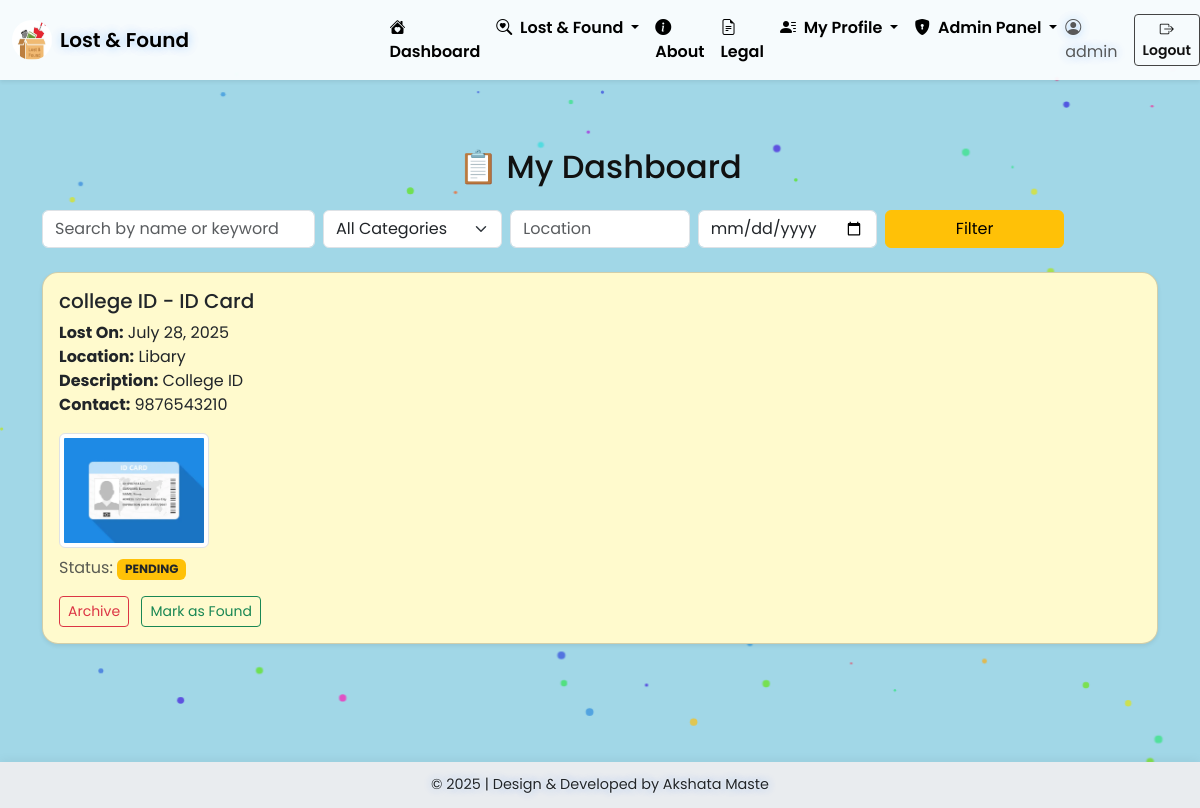
The app's page /dashboard/ (signed in) with its own data.
### myapp/models.py (models this page shows, shortened)
class LostItem(models.Model):
    CATEGORY_CHOICES = [
        ('electronics', 'Electronics'),
        ('clothing', 'Clothing'),
        ('stationery', 'Stationery'),
        ('id_card', 'ID Card'),
        ('accessories', 'Accessories'),
        ('others', 'Others'),
    ]
    user = models.ForeignKey(User, on_delete=models.CASCADE, related_name='lost_items')
    full_name = models.CharField(max_length=100)
    date_lost = models.DateField()
    location_lost = models.CharField(max_length=100)
    item_category = models.CharField(max_length=50, choices=CATEGORY_CHOICES)
    item_description = models.TextField()
    item_photo = models.ImageField(upload_to='lost_items/', blank=True, null=True)
    contact_info = models.CharField(max_length=50)
    is_found = models.BooleanField(default=False)
    found_timestamp = models.DateTimeField(null=True, blank=True)
    found_by = models.ForeignKey(
        User, null=True, blank=True,
        on_delete=models.SET_NULL,
        related_name='found_reports'
    )
    reported_at = models.DateTimeField(default=timezone.now)
    is_archived = models.BooleanField(default=False)
    class Meta:
        ordering = ['-reported_at']
        verbose_name = "Lost Item"
        verbose_name_plural = "Lost Items"

### myapp/views.py (the view)
# urls.py: path('dashboard/', dashboard, name='dashboard'),
@login_required
def dashboard(request):
    search_query = request.GET.get('q', '')
    category_filter = request.GET.get('category', '')
    location_filter = request.GET.get('location', '')
    date_filter = request.GET.get('date', '')
    items = LostItem.objects.filter(is_archived=False)
    if search_query:
        items = items.filter(
            Q(full_name__icontains=search_query) |
            Q(item_description__icontains=search_query) |
            Q(location_lost__icontains=search_query)
        )
    if category_filter:
        items = items.filter(item_category=category_filter)
    if location_filter:
        items = items.filter(location_lost__icontains=location_filter)
    if date_filter:
        items = items.filter(date_lost=date_filter)
    context = {
        'items': items,
        'category_choices': LostItem._meta.get_field('item_category').choices,
    }
    return render(request, 'dashboard/dashboard.html',context)

### templates/dashboard/dashboard.html (shortened to what this page needs)
{% extends 'base.html' %}
{% load static %}
{% block content %}
<div class="container py-5">
    <h2 class="text-center mb-4">📋 My Dashboard</h2>
    <form method="get" class="row mb-4 gx-2 gy-2">
        <div class="col-md-3">
            <input type="text" name="q" class="form-control" placeholder="Search by name or keyword" value="{{ request.GET.q }}">
        </div>
        <div class="col-md-2">
            <select name="category" class="form-select">
                <option value="">All Categories</option>
            </select>
        </div>
        <div class="col-md-2">
            <input type="text" name="location" class="form-control" placeholder="Location" value="{{ request.GET.location }}">
        </div>
        <div class="col-md-2">
            <input type="date" name="date" class="form-control" value="{{ request.GET.date }}">
        </div>
        <div class="col-md-2">
            <button class="btn btn-warning w-100" type="submit">Filter</button>
        </div>
    </form>
    {% for item in items %}
    <div class="card mb-3 shadow-sm" style="background-color: #fffacd;">
        <div class="card-body">
            <h5 class="card-title">{{ item.full_name }} - {{ item.get_item_category_display }}</h5>
            <p class="card-text">
                <strong>Lost On:</strong> {{ item.date_lost }}<br>
                <strong>Location:</strong> {{ item.location_lost }}<br>
                <strong>Description:</strong> {{ item.item_description|truncatechars:120 }}<br>
                <strong>Contact:</strong> {{ item.contact_info }}
            </p>
            {% if item.item_photo %}
                <img src="{{ item.item_photo.url }}" class="img-thumbnail img-fluid mb-2" width="150">
            {% endif %}
            <p class="text-muted">Status:
                <strong class="text-uppercase">
                    {% if item.is_found %}
                        <span class="badge bg-success">Found</span>
                    {% else %}
                        <span class="badge bg-warning text-dark">Pending</span>
                    {% endif %}
                </strong>
            </p>
            {% if item.user == request.user %}
                <a href="{% url 'archive' item.id %}" class="btn btn-outline-danger btn-sm">Archive</a>
                {% if not item.is_found %}
                    <a href="{% url 'mark_as_found' item.id %}" class="btn btn-outline-success btn-sm ms-2">Mark as Found</a>
                {% endif %}
            {% endif %}
        </div>
    </div>
    {% empty %}
        <p class="text-center text-muted">No items found.</p>
    {% endfor %}
</div>
{% endblock %}

### templates/base.html (shortened to what this page needs)
{% load static %}
<!DOCTYPE html>
<html lang="en">
<head>
  <link href="https://cdn.jsdelivr.net/npm/bootstrap@5.3.0/dist/css/bootstrap.min.css" rel="stylesheet">
  <link href="https://cdn.jsdelivr.net/npm/bootstrap-icons@1.11.3/font/bootstrap-icons.css" rel="stylesheet">
</head>
<body class="{% if request.user.is_staff %}admin{% else %}user{% endif %}">
<nav class="navbar navbar-expand-lg fixed-top shadow-sm">
    <div class="container-fluid d-flex justify-content-between align-items-center">
      <a class="navbar-brand d-flex align-items-center glow-text" href="/">
        <img alt="logo" class="me-2" style="border-radius: 50%; height: 40px; width: 40px;">
        <span>Lost & Found</span>
      </a>
    </div>
    <div class="collapse navbar-collapse" id="mainNavbar">
      <ul class="navbar-nav mx-auto mb-2 mb-lg-0">
        <li class="nav-item">
          <a class="nav-link" href="{% url 'dashboard' %}">
            <i class="bi bi-house-heart-fill me-1"></i> Dashboard
          </a>
        </li>
        <li class="nav-item dropdown">
          <a class="nav-link dropdown-toggle" href="#" role="button" data-bs-toggle="dropdown">
            <i class="bi bi-search-heart me-1"></i> Lost & Found
          </a>
        </li>
        <li class="nav-item">
          <a class="nav-link" href="{% url 'about' %}">
            <i class="bi bi-info-circle-fill me-1"></i> About
          </a>
        </li>
        <li class="nav-item">
          <a class="nav-link" href="{% url 'terms_and_conditions' %}">
            <i class="bi bi-file-earmark-text me-1"></i> Legal
          </a>
        </li>
        <li class="nav-item dropdown">
          <a class="nav-link dropdown-toggle" href="#" role="button" data-bs-toggle="dropdown">
            <i class="bi bi-person-lines-fill me-1"></i> My Profile
          </a>
        </li>
        {% if user.is_superuser %}
        <li class="nav-item dropdown">
          <a class="nav-link dropdown-toggle text-danger" href="#" role="button" data-bs-toggle="dropdown">
            <i class="bi bi-shield-lock-fill me-1"></i> Admin Panel
          </a>
        </li>
        {% endif %}
      </ul>
      <div class="d-flex justify-content-center align-items-center w-100 mt-2 mt-lg-0">
        {% if user.is_authenticated %}
          <span class="navbar-text me-3 glow-text">
            <i class="bi bi-person-circle"></i> {{ user.username }}
          </span>
          <form method="POST" action="{% url 'logout' %}" class="d-inline">
            <button type="submit" class="btn btn-sm btn-outline-dark">
              <i class="bi bi-box-arrow-right"></i> Logout
            </button>
          </form>
        {% else %}
          <a href="{% url 'login' %}" class="btn btn-sm btn-outline-dark">
            <i class="bi bi-box-arrow-in-right"></i> Login
          </a>
        {% endif %}
      </div>
    </div>
</nav>
<div id="content" class="container-fluid">
  {% block content %}{% endblock %}
</div>
<footer class="glow-text">
  &copy; 2025 | Design & Developed by Akshata Maste
</footer>
</body>
</html>

### templates/base.html (style rules this page uses)
html, body { margin: 0; padding: 0; min-height: 100%; font-family: 'Poppins', sans-serif; color: #111; }
body.admin { background: #a1d7e7; }
.glow-text { text-shadow: 0 0 2px #fff, 0 0 10px rgba(0, 123, 255, 0.3), 0 0 15px rgba(0, 123, 255, 0.1); }
.navbar { background: rgba(255, 255, 255, 0.9) !important; backdrop-filter: blur(10px); }
.navbar-brand, .nav-link { font-weight: 600; color: #000 !important; }
.btn-outline-dark { border-color: #444; color: #111; font-weight: 600; }
#content { padding: 100px 15px 100px; }
footer { background-color: #e9ecef; color: #212529; text-align: center; padding: 12px 10px; font-size: 0.9rem; position: fixed; bottom: 0; width: 100%; z-index: 999; backdrop-filter: blur(4px); box-shadow: 0 -2px 10px rgba(0, 0, 0, 0.05); }
.card { border-radius: 16px; }

### records on screen
LostItem: full_name "college ID", item_category "ID Card", date_lost "July 28, 2025", location_lost "Libary", item_description "College ID", contact_info "9876543210", item_photo (picture), is_found "PENDING", shows "Archive"

### other values on screen
{{ user.username }} "admin"
